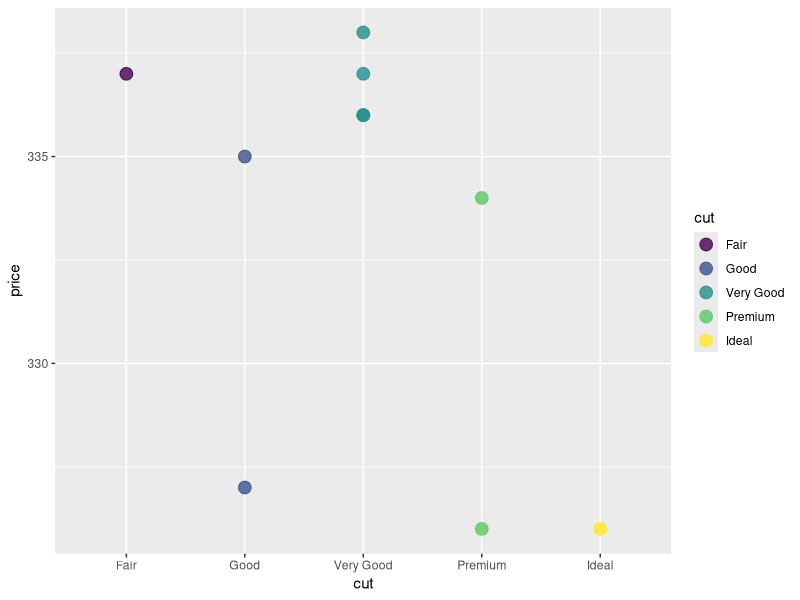
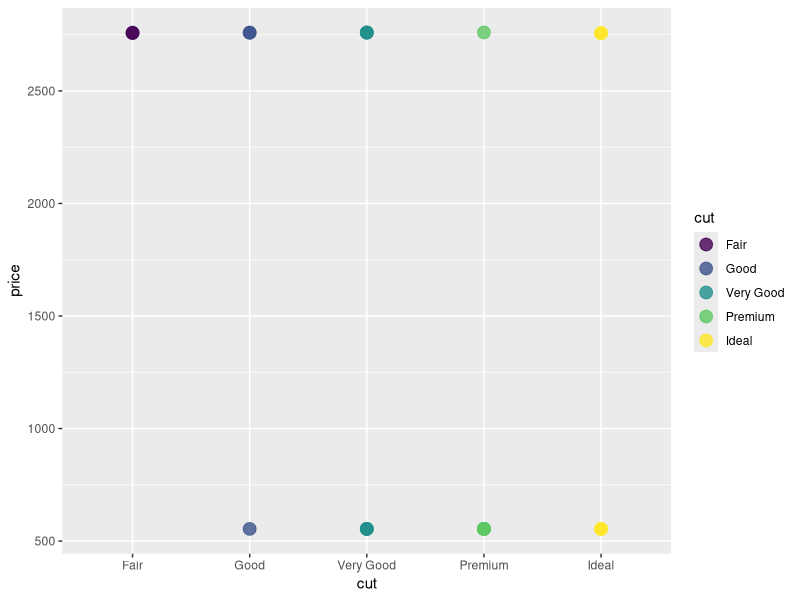
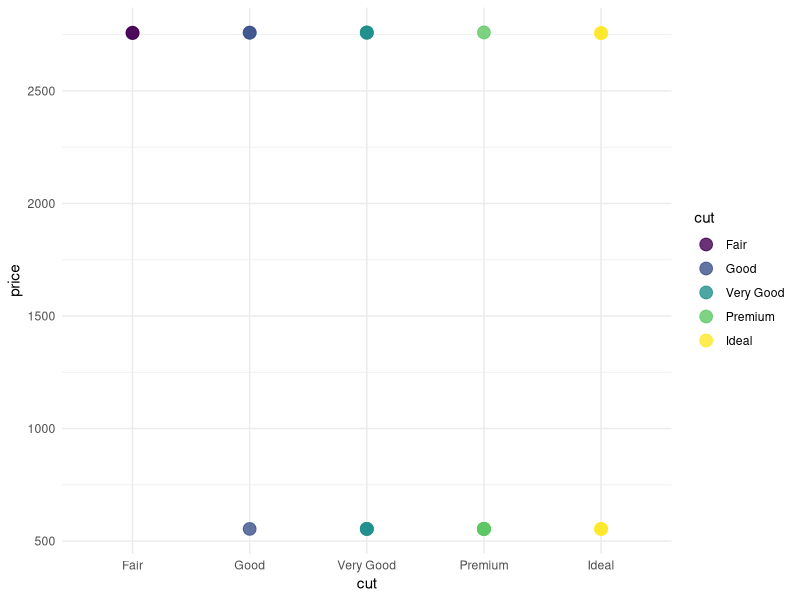
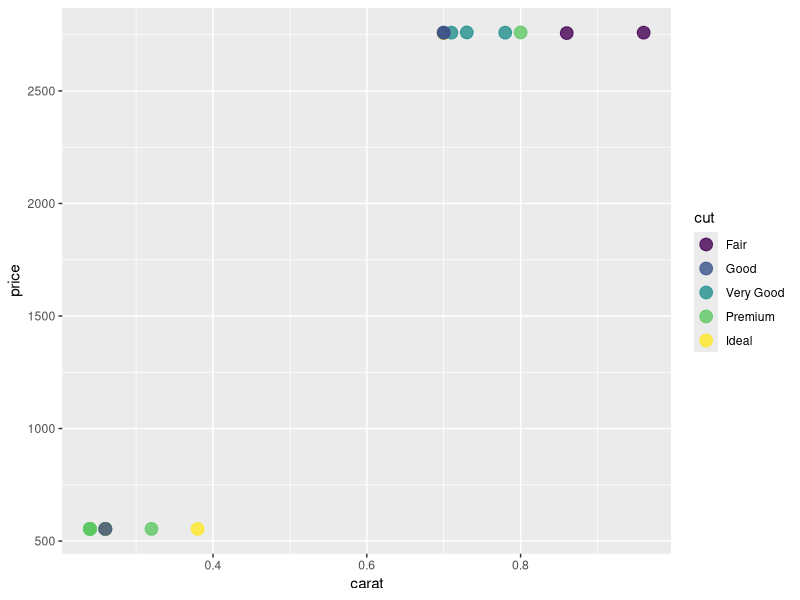
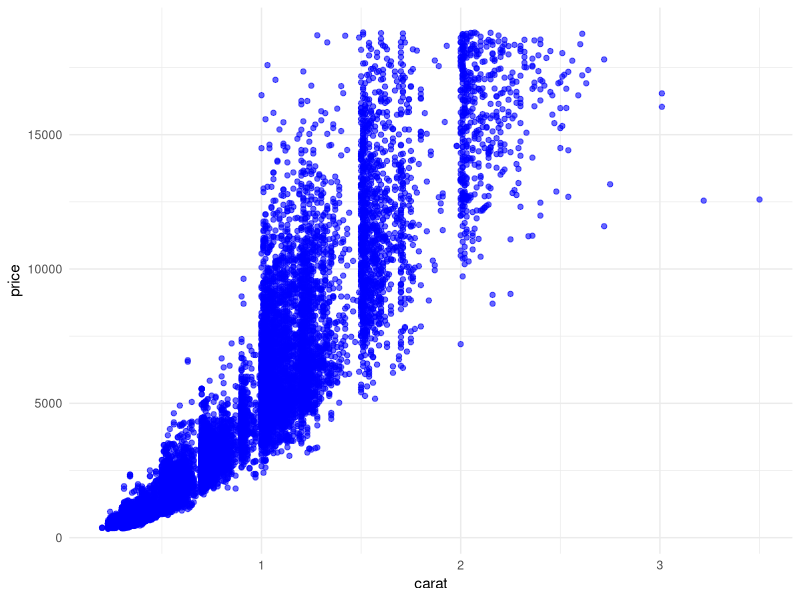

R code for these plots, in order:
## ---- chunk 1

#To read some pieces of code that other people have already written, we can borrow those codebooks from the R library. 

#Here, we borrow some instructions for making plots, which also includes the sample dataset called 'diamonds', by calling up the code using the 'library' function:  
library(ggplot2)

#This is like checking out a codebook from the library - you get to keep it at hand as long as you're working in this space.

#The 'head' command in bash has the same name in R, but it is a function too: 
head(diamonds)

#To change the number of rows displayed, it looks like this: 
head(diamonds, n=10)

#We also talked about how the function nrow() works just like the bash command (word count) that tells us how many lines are in a file: wc -l
nrow(diamonds)
## ---- chunk 2

#This is an example of some student code where they were looking for all the "Good" diamonds: pretty close! 
diamonds[grep("Good",diamonds)]

#Putting results in a variable is good practice if we want to us them later. 

# Use the '<-' combined symbol to "stuff" your code result from the right side into the variable on the left side. You can name the variable whatever you want! We named it 'stud' here: 
stud <- diamonds[grep("Good",diamonds)]

#Let us make a few modifications. 
#First, let's specify that we are looking in rows with a comma after the grep command
#Then let's grep for the pattern in the "cut" column only. 

#To use column information inside the function, we can use SYNTAX like this:
#diamonds$cut. That calls the column "by its name". 

stud2 <- diamonds[grep("Good",diamonds$cut),]
stud2

#Here is a student example of "subsetting" a dataset. 
#This can be a good idea to figure out how the commands work by using smaller datasets.
diamonds[1:10, c("cut","price")] -> dia
dia

#The student code works, but the more typical way to write this is in R is to put the variable name first and the instructions second: 

dia2 <- diamonds[1:10, c("cut", "price")]
dia2


#Much like the 'MATCH' function in excel, the grep function in R returns the index of the matches. 
#Consider this grep function, which searches for the word 'Premium' in the dataframe 'dia2'. Where does it say the matches are? 
matches <- grep("Premium", dia2$cut)
matches

#You should see all of the row numbers returned. So how do we get the information in the rows returned, instead of just which rows have a match? 

#We might try to just use the returned indexes to grab rows: 
dia2[matches,]

#That works! 

#You could also try using the combine function we saw earlier, because we got more than one row number back: 
dia2[c(matches),]

#That works too!

#Finally, let's see if we can stuff the function inside the dataframe to select the right rows, alll in one line of code: 
dia2[grep("Premium", dia2$cut), ]

#I hope you can see that there are LOTS of ways to do things 'right', not just LOTS of ways to get it a little wrong. 

#Another version of grep that students have tried is 'grepl', which returns something called a boolean. 

#Booleans are either 'TRUE' or 'FALSE' for each of the data items surveyed. 

#This could be useful, let's save that list of values in a variable and try some of the same steps as above. 

stud3 <- grepl("Premium", dia2$cut)
stud3
dia2[stud3,]

#Ah! Both booleans from grepl and indexes from grep work!

#Now, I told you the fun part was plotting. How do we? Try this code: 

ggplot(data = dia, aes(x = cut, y = price, color = cut)) +
  geom_point(alpha = 0.8, size =4)

#You'll notice we need to call out plotting function ggplot(). 

#The function needs a dataset (dia), and the variables to use get packaged into the 'aes()' function (aes = aesthetics; how modern!).

#The handy part of ggplot is that we can add-on instructions with extra functions using the '+' sign - kinda like buying upgrades, but free! 

#Here, we add-on upgrades to our datapoints using the function 'geom_point()' and give it a new color opacity using 'alpha' and a new point size using 'size'. Try to change some values and see what happens!  

#For the TASKS, I've created a subset of diamonds called diatask with this command: 

diatask <- diamonds[80:100, c(2,7)]
#print(diatask, n = 20) 

## ---- chunk 3
head(diatask)

# Key variables:
# cut
# price
## ---- chunk 4
head(diatask, n = nrow(diatask))
## ---- chunk 5
diatask[diatask$price < 750, ]
## ---- chunk 6
# Show all rows so I can count Premium + Ideal
print(diatask, n = 21)

# Expected number of rows in sparkles:
# 7

premium_rows <- diatask[grep("Premium", diatask$cut), ]
ideal_rows <- diatask[grep("Ideal", diatask$cut), ]

sparkles <- rbind(premium_rows, ideal_rows)
sparkles

# Did I get the number of rows I expected?
# yes
## ---- chunk 7
ggplot(data = diatask, aes(x = cut, y = price, color = cut)) +
  geom_point(alpha = 0.8, size = 4)
## ---- chunk 8
ggplot(data = diatask, aes(x = cut, y = price, color = cut)) +
  geom_point(alpha = 0.8, size = 4) +
  theme_minimal()
## ---- chunk 9
diasize <- diamonds[80:100, c(1,2,7)]
head(diasize)
## ---- chunk 10
ggplot(data = diasize, aes(x = carat, y = price, color = cut)) +
  geom_point(alpha = 0.8, size = 4)
## ---- chunk 11
# The plots are insufficient because diatask and diasize only contain 21 rows.
# This is too small to show real trends. The full diamonds dataset has 53,940 rows,
# so using only 21 points cannot reveal true relationships between cut, carat, and price.
## ---- chunk 12
ideal_big <- diamonds[diamonds$cut == "Ideal", c("carat", "price")]
ggplot(data = ideal_big, aes(x = carat, y = price)) +
  geom_point(alpha = 0.6, color = "blue") +
  theme_minimal()
